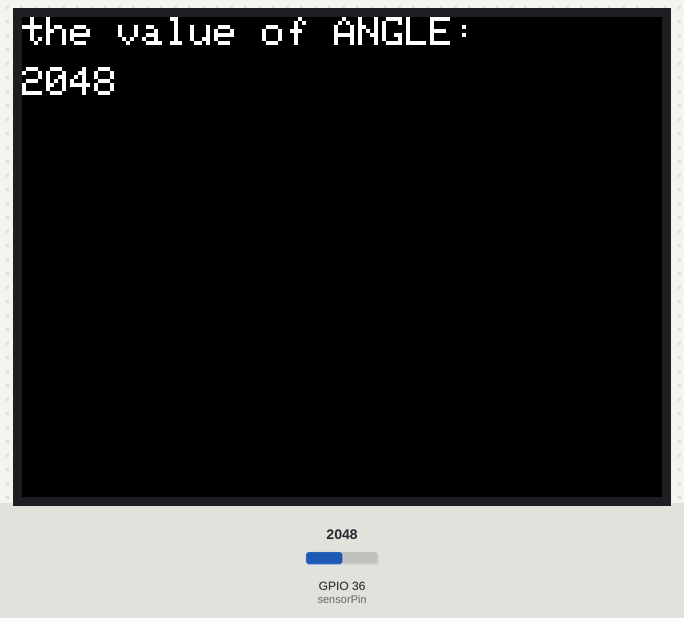
The sketch below on a simulated ESP32. On the bench: 320×240 colour display. The inputs (shaded band) are chosen by the test bench; at power-on: GPIO 36 (sensorPin) = 2048.

Above: at 1.3 s.
1.4 s: GPIO 36 (sensorPin) set to 2866
At 2.6 s:
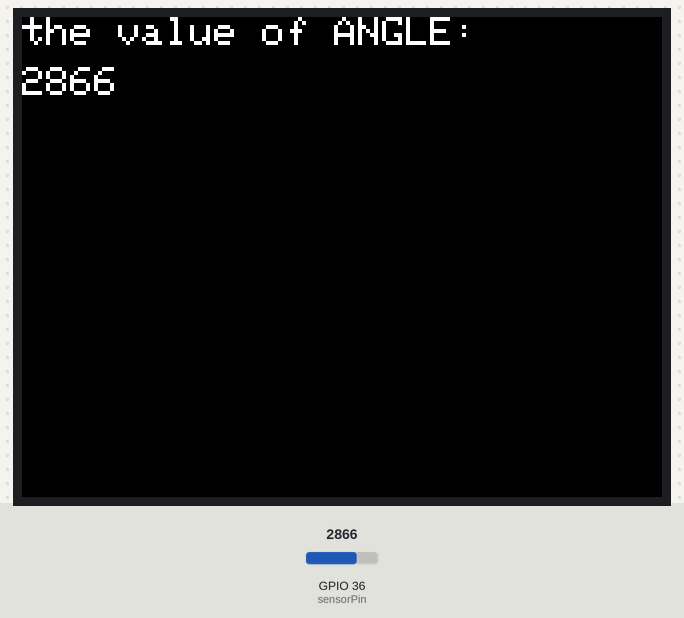
2.9 s: GPIO 36 (sensorPin) set to 3603
At 4.0 s:
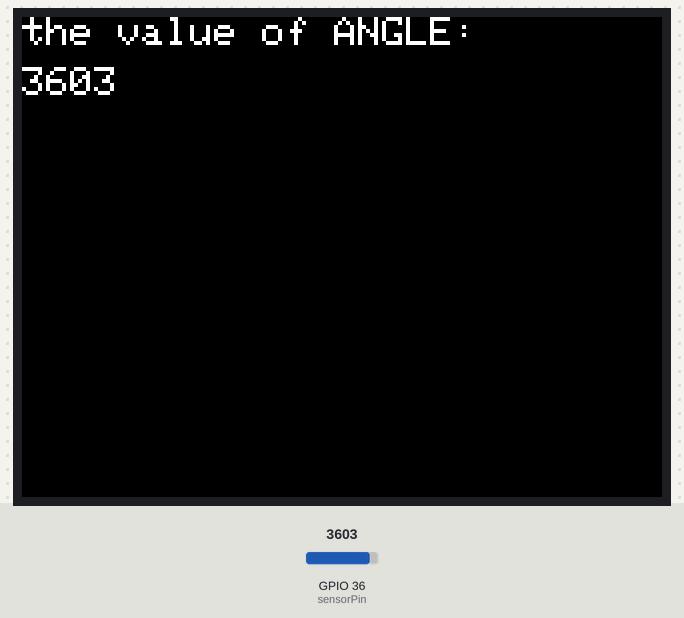
4.4 s: GPIO 36 (sensorPin) set to 4095
At 5.4 s:
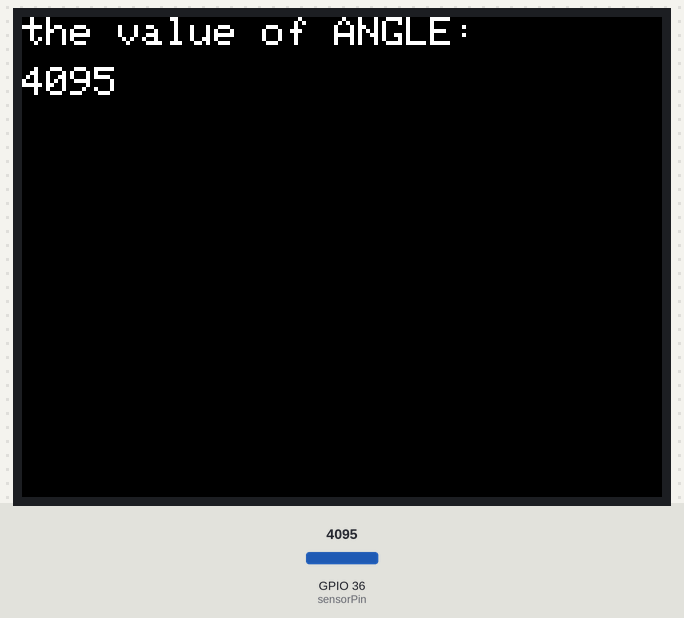
Timing chart, 0 to 7.4 s (numbered marks = the images above; inputs shaded):
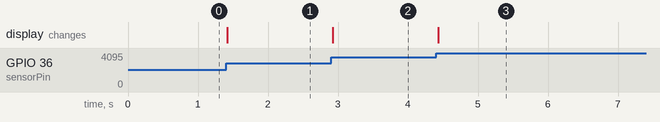

Measured:
- after the input at 1.4 s, the display: changes at once (image 1)
- after the input at 2.9 s, the display: changes at once (image 2)
- after the input at 4.4 s, the display: changes at once (image 3)

The sketch:

potentiometer_read.ino
```cpp
#include <M5Stack.h>
// select the input pin for the potentiometer
int sensorPin = 36;
// last variable to store the value coming from the sensor
int last_sensorValue = 0;
// current variable to store the value coming from the sensor
int cur_sensorValue = 0;

void setup() {
  M5.begin();
  pinMode(sensorPin, INPUT);
  M5.Lcd.setTextSize(2);
  M5.Lcd.setCursor(0, 0);
  M5.Lcd.print("the value of ANGLE: ");
}

void loop() {
  // read the value from the sensor:
  cur_sensorValue = analogRead(sensorPin);
  M5.Lcd.setCursor(0, 25);
  if(abs(cur_sensorValue - last_sensorValue) > 10){//debaunce
    M5.Lcd.fillRect(0, 25, 100, 25, BLACK);
    M5.Lcd.print(cur_sensorValue);
    last_sensorValue = cur_sensorValue;
  }
  delay(50);
}
```
